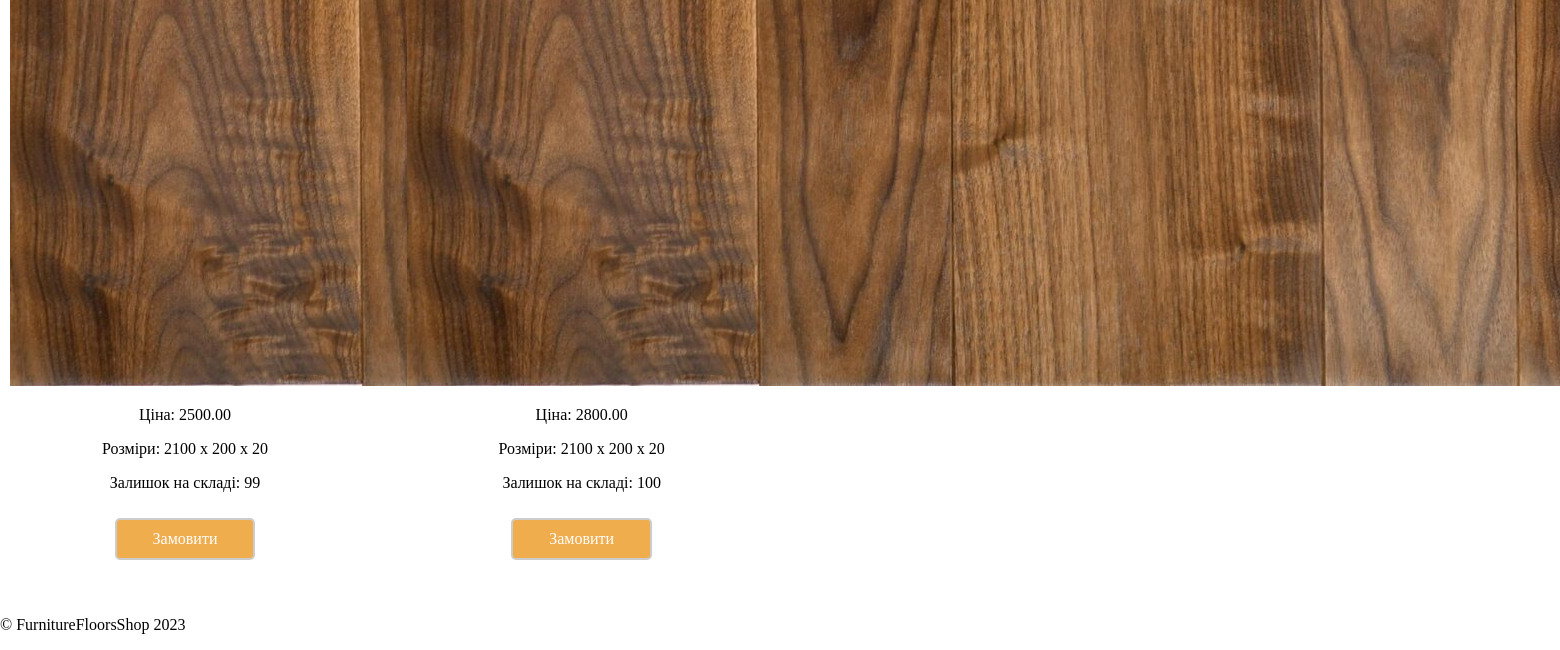
The page /shop/flooring/ (lower part) on the database as committed earlier.
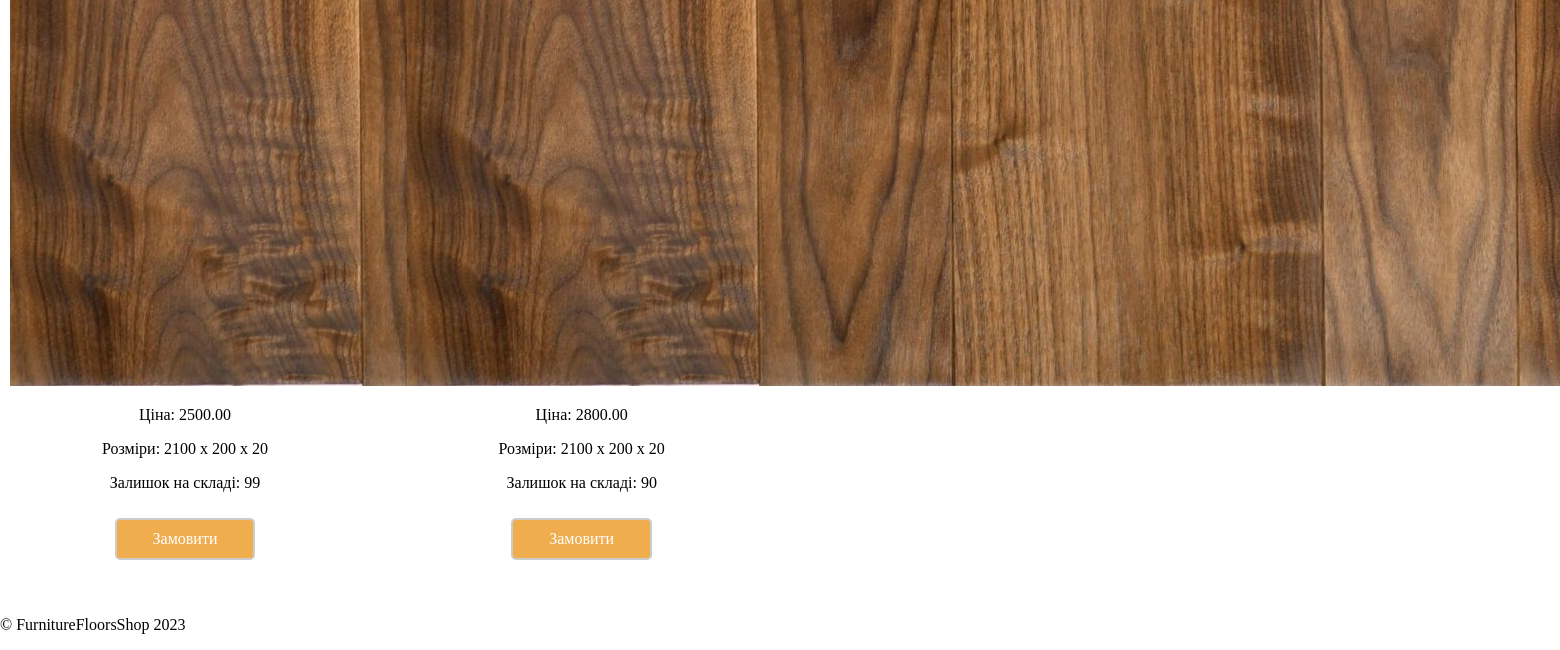
The same page on the database as committed later.
### shop/models.py (models this page shows, shortened)
class Product(models.Model):
    id = models.AutoField(primary_key=True)
    name = models.CharField(max_length=100)
    image = models.ImageField(upload_to='shop/images/flooring/')
    dimensions = models.CharField(max_length=100)
    price = models.DecimalField(max_digits=8, decimal_places=2)
    current_stock = models.PositiveIntegerField(default=0)
    product_type = models.CharField(max_length=20, choices=[('furniture', 'Furniture'), ('flooring', 'Flooring')])
    objects = ProductManager()

class Flooring(Product):
    product_ptr = models.OneToOneField(Product, on_delete=models.CASCADE, parent_link=True, primary_key=True)
    initial_stock = models.PositiveIntegerField(default=0)  # Начальный остаток
    current_flooring_stock = models.PositiveIntegerField(default=0)  # Текущий остаток

class Product(models.Model):
    id = models.AutoField(primary_key=True)
    name = models.CharField(max_length=100)
    image = models.ImageField(upload_to='shop/images/flooring/')
    dimensions = models.CharField(max_length=100)
    price = models.DecimalField(max_digits=8, decimal_places=2)
    current_stock = models.PositiveIntegerField(default=0)
    product_type = models.CharField(max_length=20, choices=[('furniture', 'Furniture'), ('flooring', 'Flooring')])
    objects = ProductManager()

### shop/views.py (the view)
# urls.py: path('flooring/', FlooringListView.as_view(), name='flooring_list'),
class FlooringListView(ListView):
    model = Flooring
    template_name = 'shop/flooring/flooring_list.html'
    context_object_name = 'floorings'

### shop/templates/shop/flooring/flooring_list.html (shortened to what this page needs)
{% extends 'shop/base.html' %}
{% load static %}
{% block content %}
    <div class="flooring-items">
        {% for flooring in floorings %}
            <div class="product">
                <img src="{{ flooring.image.url }}" alt="{{ flooring.name }}">
                <p>Ціна: {{ flooring.price }}</p>
                <p>Розміри: {{ flooring.dimensions }}</p>
                <p>Залишок на складі: {{ flooring.current_stock }}</p>
                <a class="product-link {% if user.is_authenticated %}order-button{% else %}register-button{% endif %}" href="{% if user.is_authenticated %}{% url 'shop:order' product_type='flooring' pk=flooring.pk %}{% else %}{% url 'users:register' %}{% endif %}">
                    Замовити
                </a>
            </div>
        {% endfor %}
    </div>
{% endblock %}

Rows that differ between the two databases and show on the page:
changed through a linked row, Flooring (number 2 of 2 on the later page): current_stock "100" → "90"
